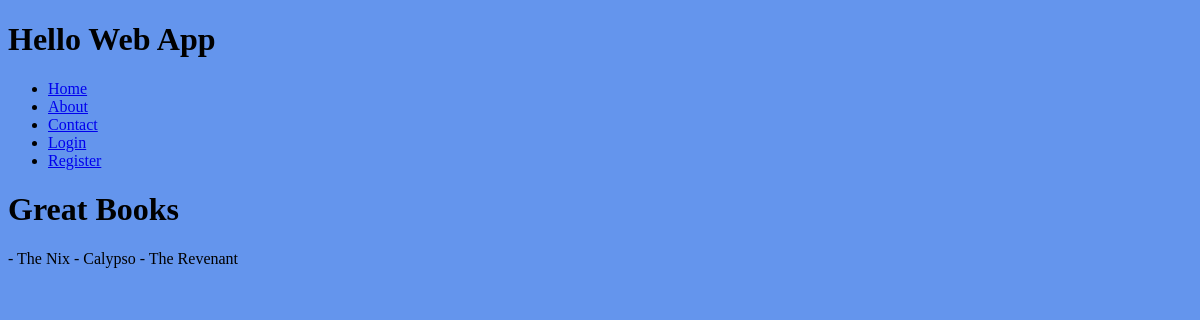
Page /lists/great-books/ on the earlier database version.
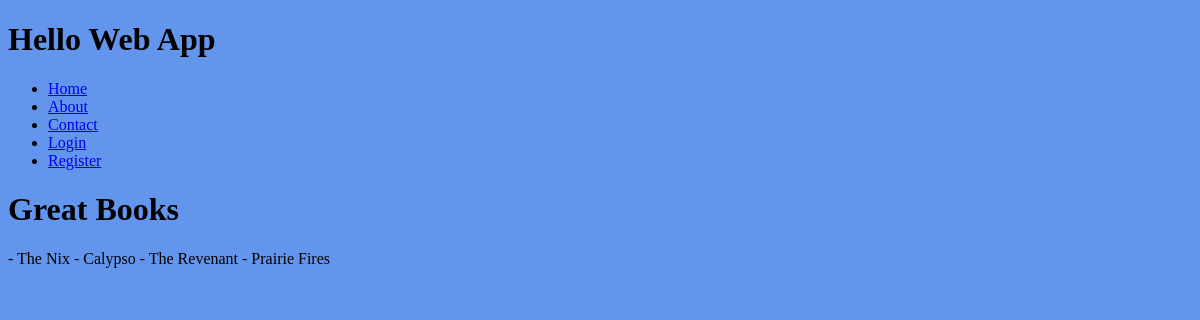
Same page on the later database version.
### collection/models.py (models this page shows)
class List(models.Model):
    name = models.CharField(max_length=255)
    description = models.TextField()
    slug = models.SlugField(unique=True)
    user = models.OneToOneField(User, on_delete=models.CASCADE,
        blank=True, null=True)

### collection/views.py (the view)
# urls.py: path('lists/<slug>/', views.list_detail,name='list_detail'),
def list_detail(request, slug):
    list = List.objects.get(slug=slug)
    return render(request, 'lists/list_detail.html', {
        'list': list,
    })

### collection/templates/lists/list_detail.html (shortened to what this page needs)
{% extends 'base.html' %}
{% block content %}
    <h1>{{ list.name }}</h1>
    <p>{{ list.description }}</p>
{% endblock content %}

Differences in the rows shown:
changed List "Great Books": description "- The Nix - Calypso - The Revenant" → "- The Nix - Calypso - The Revenant - Prairie Fires"
